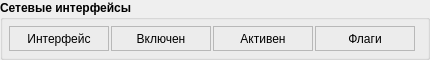
<?xml version="1.0" encoding="UTF-8"?>
<ui version="4.0">
 <class>NetworkWidget</class>
 <widget class="QWidget" name="NetworkWidget">
  <property name="geometry">
   <rect>
    <x>0</x>
    <y>0</y>
    <width>430</width>
    <height>60</height>
   </rect>
  </property>
  <property name="minimumSize">
   <size>
    <width>430</width>
    <height>0</height>
   </size>
  </property>
  <property name="windowTitle">
   <string>Form</string>
  </property>
  <layout class="QHBoxLayout" name="hlayMain">
   <property name="leftMargin">
    <number>0</number>
   </property>
   <property name="topMargin">
    <number>0</number>
   </property>
   <property name="rightMargin">
    <number>0</number>
   </property>
   <property name="bottomMargin">
    <number>0</number>
   </property>
   <item>
    <widget class="QGroupBox" name="gbFrame">
     <property name="minimumSize">
      <size>
       <width>300</width>
       <height>0</height>
      </size>
     </property>
     <property name="maximumSize">
      <size>
       <width>16777215</width>
       <height>16777215</height>
      </size>
     </property>
     <property name="font">
      <font>
       <weight>75</weight>
       <bold>true</bold>
      </font>
     </property>
     <property name="title">
      <string>Сетевые интерфейсы</string>
     </property>
     <property name="checkable">
      <bool>false</bool>
     </property>
     <layout class="QVBoxLayout" name="vlayFrame">
      <property name="spacing">
       <number>2</number>
      </property>
      <property name="leftMargin">
       <number>6</number>
      </property>
      <property name="topMargin">
       <number>6</number>
      </property>
      <property name="rightMargin">
       <number>6</number>
      </property>
      <property name="bottomMargin">
       <number>6</number>
      </property>
      <item>
       <layout class="QHBoxLayout" name="hlayHeader">
        <property name="spacing">
         <number>2</number>
        </property>
        <item>
         <widget class="QLabel" name="lblHeaderIfc">
          <property name="sizePolicy">
           <sizepolicy hsizetype="Fixed" vsizetype="Preferred">
            <horstretch>0</horstretch>
            <verstretch>0</verstretch>
           </sizepolicy>
          </property>
          <property name="minimumSize">
           <size>
            <width>100</width>
            <height>0</height>
           </size>
          </property>
          <property name="maximumSize">
           <size>
            <width>100</width>
            <height>16777215</height>
           </size>
          </property>
          <property name="font">
           <font>
            <weight>50</weight>
            <bold>false</bold>
           </font>
          </property>
          <property name="frameShape">
           <enum>QFrame::StyledPanel</enum>
          </property>
          <property name="frameShadow">
           <enum>QFrame::Plain</enum>
          </property>
          <property name="text">
           <string>Интерфейс</string>
          </property>
          <property name="alignment">
           <set>Qt::AlignCenter</set>
          </property>
         </widget>
        </item>
        <item>
         <widget class="QLabel" name="lblHeaderUp">
          <property name="sizePolicy">
           <sizepolicy hsizetype="Fixed" vsizetype="Preferred">
            <horstretch>0</horstretch>
            <verstretch>0</verstretch>
           </sizepolicy>
          </property>
          <property name="minimumSize">
           <size>
            <width>100</width>
            <height>0</height>
           </size>
          </property>
          <property name="maximumSize">
           <size>
            <width>100</width>
            <height>16777215</height>
           </size>
          </property>
          <property name="font">
           <font>
            <weight>50</weight>
            <bold>false</bold>
           </font>
          </property>
          <property name="frameShape">
           <enum>QFrame::StyledPanel</enum>
          </property>
          <property name="frameShadow">
           <enum>QFrame::Plain</enum>
          </property>
          <property name="text">
           <string>Включен</string>
          </property>
          <property name="alignment">
           <set>Qt::AlignCenter</set>
          </property>
         </widget>
        </item>
        <item>
         <widget class="QLabel" name="lblHeaderRunning">
          <property name="sizePolicy">
           <sizepolicy hsizetype="Fixed" vsizetype="Preferred">
            <horstretch>0</horstretch>
            <verstretch>0</verstretch>
           </sizepolicy>
          </property>
          <property name="minimumSize">
           <size>
            <width>100</width>
            <height>0</height>
           </size>
          </property>
          <property name="maximumSize">
           <size>
            <width>100</width>
            <height>16777215</height>
           </size>
          </property>
          <property name="font">
           <font>
            <weight>50</weight>
            <bold>false</bold>
           </font>
          </property>
          <property name="frameShape">
           <enum>QFrame::StyledPanel</enum>
          </property>
          <property name="frameShadow">
           <enum>QFrame::Plain</enum>
          </property>
          <property name="text">
           <string>Активен</string>
          </property>
          <property name="alignment">
           <set>Qt::AlignCenter</set>
          </property>
         </widget>
        </item>
        <item>
         <widget class="QLabel" name="lblHeaderFlags">
          <property name="sizePolicy">
           <sizepolicy hsizetype="Expanding" vsizetype="Preferred">
            <horstretch>0</horstretch>
            <verstretch>0</verstretch>
           </sizepolicy>
          </property>
          <property name="minimumSize">
           <size>
            <width>100</width>
            <height>0</height>
           </size>
          </property>
          <property name="maximumSize">
           <size>
            <width>100</width>
            <height>16777215</height>
           </size>
          </property>
          <property name="font">
           <font>
            <weight>50</weight>
            <bold>false</bold>
           </font>
          </property>
          <property name="frameShape">
           <enum>QFrame::StyledPanel</enum>
          </property>
          <property name="frameShadow">
           <enum>QFrame::Plain</enum>
          </property>
          <property name="text">
           <string>Флаги</string>
          </property>
          <property name="alignment">
           <set>Qt::AlignCenter</set>
          </property>
         </widget>
        </item>
        <item>
         <spacer name="hSpacerFrame">
          <property name="orientation">
           <enum>Qt::Horizontal</enum>
          </property>
          <property name="sizeHint" stdset="0">
           <size>
            <width>40</width>
            <height>20</height>
           </size>
          </property>
         </spacer>
        </item>
       </layout>
      </item>
     </layout>
    </widget>
   </item>
  </layout>
 </widget>
 <resources/>
 <connections/>
</ui>
